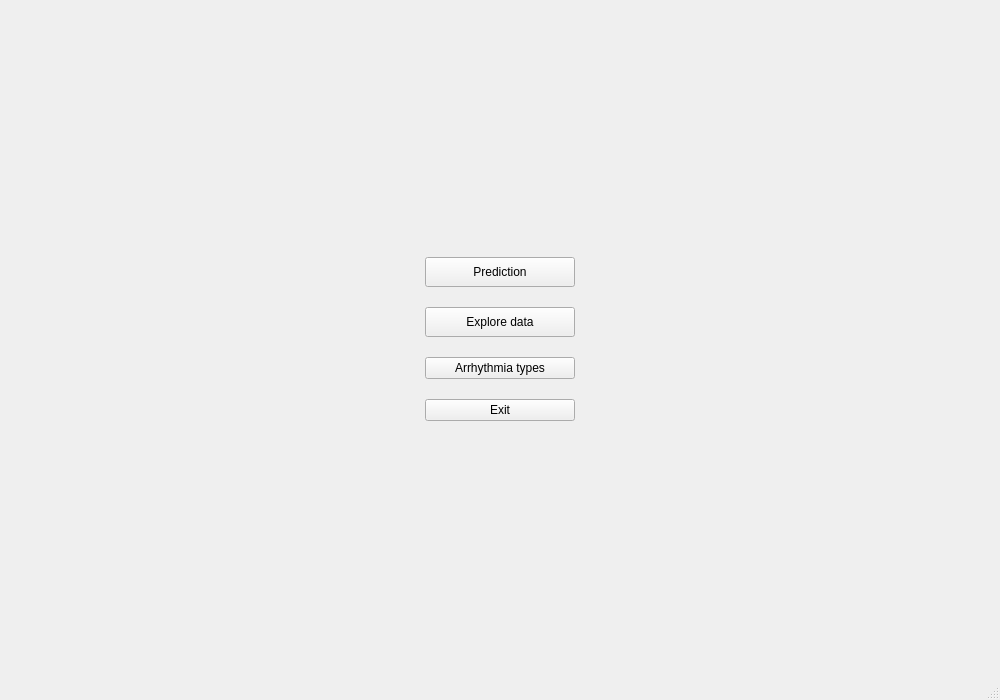
<?xml version="1.0" encoding="UTF-8"?>
<ui version="4.0">
 <class>MainWindow</class>
 <widget class="QMainWindow" name="MainWindow">
  <property name="geometry">
   <rect>
    <x>0</x>
    <y>0</y>
    <width>1000</width>
    <height>700</height>
   </rect>
  </property>
  <property name="windowTitle">
   <string>MainWindow</string>
  </property>
  <widget class="QWidget" name="centralwidget">
   <layout class="QGridLayout" name="gridLayout">
    <property name="sizeConstraint">
     <enum>QLayout::SetDefaultConstraint</enum>
    </property>
    <property name="leftMargin">
     <number>0</number>
    </property>
    <property name="topMargin">
     <number>0</number>
    </property>
    <property name="rightMargin">
     <number>0</number>
    </property>
    <property name="bottomMargin">
     <number>0</number>
    </property>
    <item row="0" column="0">
     <layout class="QGridLayout" name="gridLayout_2">
      <property name="spacing">
       <number>20</number>
      </property>
      <item row="2" column="0">
       <widget class="QPushButton" name="types_button">
        <property name="text">
         <string>Arrhythmia types</string>
        </property>
       </widget>
      </item>
      <item row="1" column="0">
       <widget class="QPushButton" name="explore_button">
        <property name="sizePolicy">
         <sizepolicy hsizetype="Maximum" vsizetype="Fixed">
          <horstretch>0</horstretch>
          <verstretch>0</verstretch>
         </sizepolicy>
        </property>
        <property name="minimumSize">
         <size>
          <width>150</width>
          <height>30</height>
         </size>
        </property>
        <property name="text">
         <string>Explore data</string>
        </property>
       </widget>
      </item>
      <item row="3" column="0">
       <widget class="QPushButton" name="exit_button">
        <property name="sizePolicy">
         <sizepolicy hsizetype="Maximum" vsizetype="Fixed">
          <horstretch>0</horstretch>
          <verstretch>0</verstretch>
         </sizepolicy>
        </property>
        <property name="minimumSize">
         <size>
          <width>150</width>
          <height>0</height>
         </size>
        </property>
        <property name="text">
         <string>Exit</string>
        </property>
       </widget>
      </item>
      <item row="0" column="0">
       <widget class="QPushButton" name="predict_button">
        <property name="sizePolicy">
         <sizepolicy hsizetype="Maximum" vsizetype="Fixed">
          <horstretch>200</horstretch>
          <verstretch>0</verstretch>
         </sizepolicy>
        </property>
        <property name="minimumSize">
         <size>
          <width>150</width>
          <height>30</height>
         </size>
        </property>
        <property name="text">
         <string>Prediction</string>
        </property>
       </widget>
      </item>
     </layout>
    </item>
   </layout>
  </widget>
  <widget class="QMenuBar" name="menubar">
   <property name="geometry">
    <rect>
     <x>0</x>
     <y>0</y>
     <width>1000</width>
     <height>26</height>
    </rect>
   </property>
  </widget>
  <widget class="QStatusBar" name="statusbar"/>
 </widget>
 <resources/>
 <connections/>
</ui>
